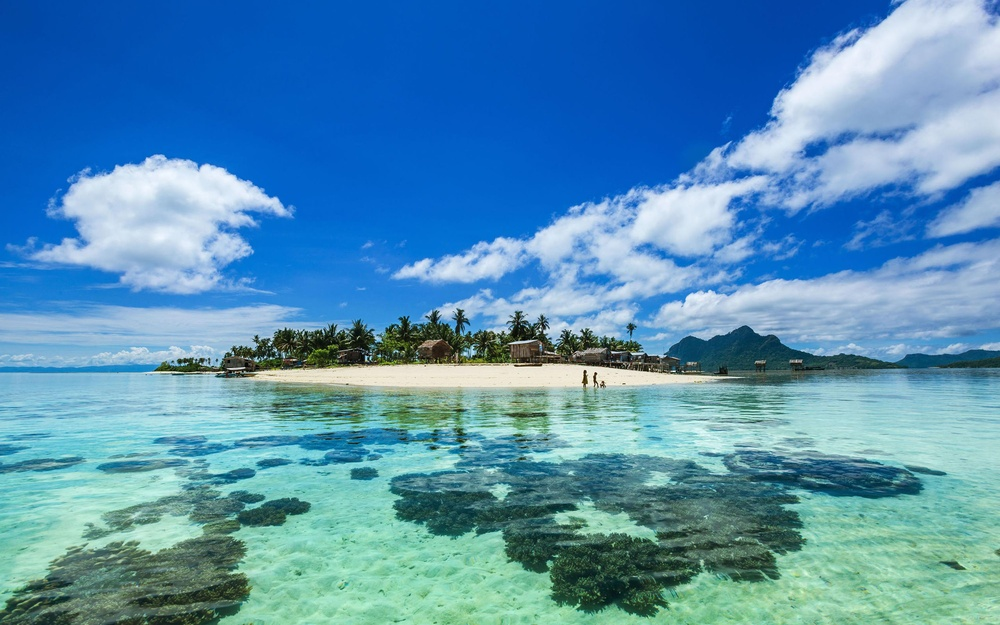
#> input picture OpenCV test/1.jpg, 1000 x 625 px, shrunk from 2560 x 1600 before the run, found by its file name
$ python '10.2 CannyTestLine.py'
#> lines starting #> are read from the running program, lines starting #| are printed output that depends on the picture
import cv2 as cv
import math

im=cv.imread('D:/1.jpg', cv.CV_LOAD_IMAGE_GRAYSCALE)
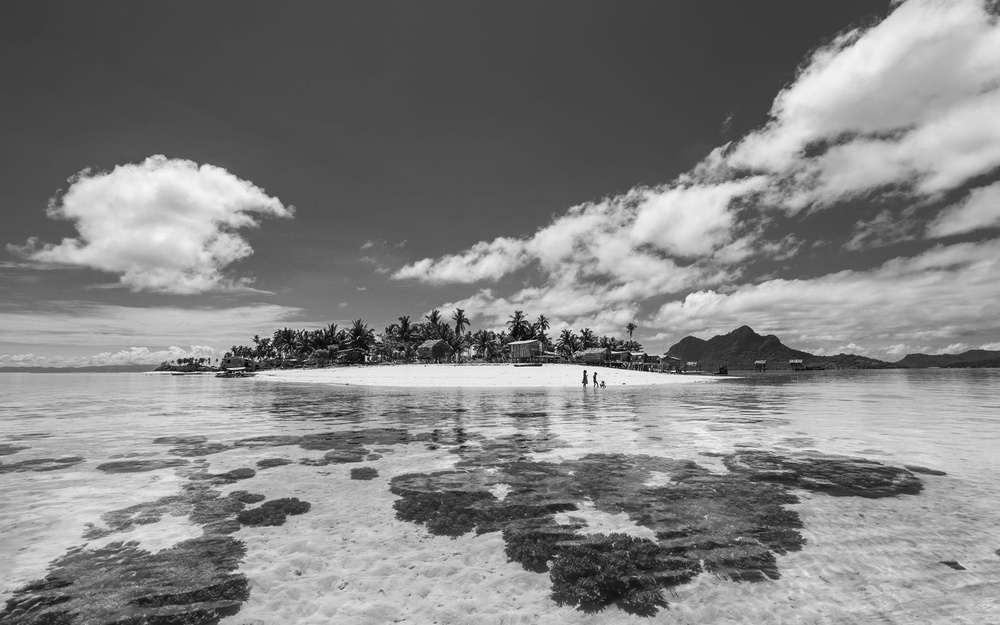
#> im: shape (625, 1000); min 0, max 254, mean 130.8

pi = math.pi #Pi value

#> (the run stopped early here; a loop or call above may not have finished)

$ run again, with OpenCV test/2.jpg copied over OpenCV test/1.jpg
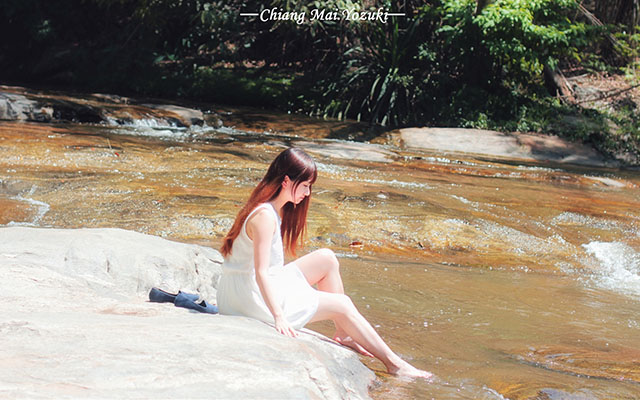
#> input picture OpenCV test/2.jpg, 640 x 400 px, found by its file name
#> `im=cv.imread('D:/1.jpg', cv.CV_LOAD_IMAGE_GRAYSCALE)`:
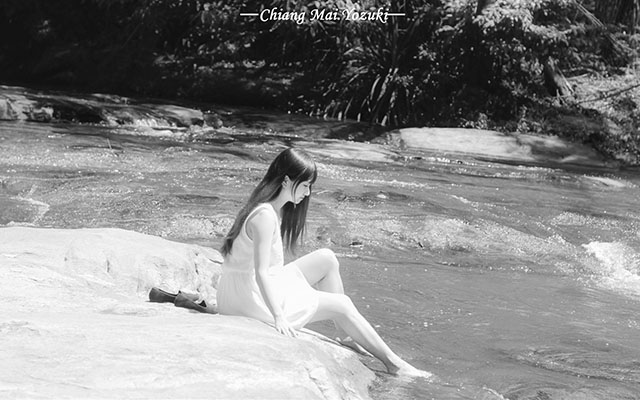
#> im: shape (400, 640); min 0, max 255, mean 135.7
